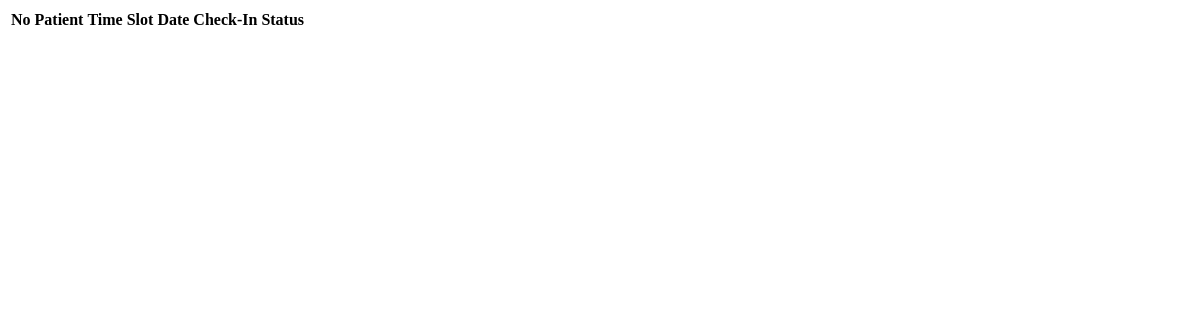
Before: /today_appointment/ (signed in) with the older database file.
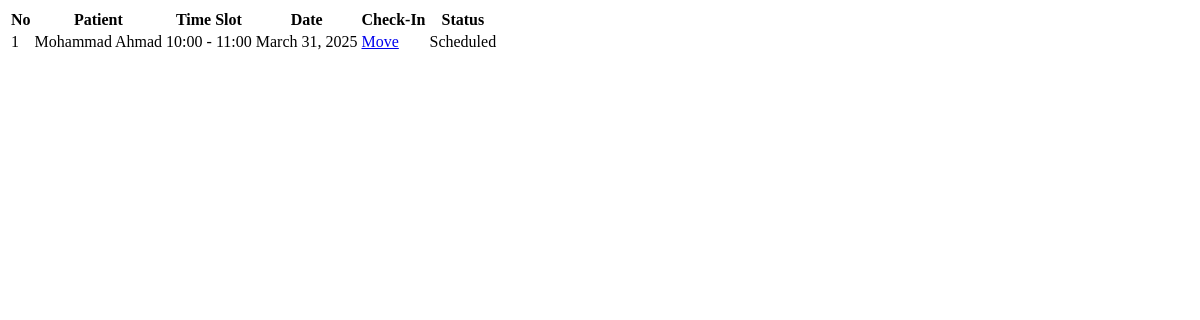
After: the same page with the newer database file.
### clinic/models.py (models this page shows, shortened)
class Appointment(models.Model):
    TIMESLOT_LIST = {
        0: "9:00 - 10:00",
        1: "10:00 - 11:00",
        2: "11:00 - 12:00",
        3: "12:00 - 01:00",
        4: "03:00 - 04:00",
        5: "04:00 - 05:00",
        6: "05:00 - 06:00",
    }
    STATUS_LISTS = {
        1: "Scheduled",
        2: "Completed",
        3: "No Show",
    }
    class Meta:
        unique_together = ["time_slot", "date"]
    patient = models.ForeignKey(Patient, on_delete=models.CASCADE)
    description = models.CharField(max_length=200)
    time_slot = models.IntegerField(choices=TIMESLOT_LIST)
    status = models.IntegerField(choices=STATUS_LISTS, default=1)
    date = models.DateField(default=date.today)

class Patient(models.Model):
    class Meta:
        permissions = [
            ("can_register", "Can register new patient"),
        ]
    title = models.IntegerField(choices=TITLE_CHOICES, default=1, blank=True, null=True)
    first_name = models.CharField(max_length=200)
    last_name = models.CharField(max_length=200)
    ic_number = models.CharField(max_length=12, unique=True)
    email = models.EmailField(max_length=100, null=True, blank=True, unique=True)
    phone_number = models.CharField(max_length=20, unique=True)
    register_date = models.DateTimeField(
        verbose_name="register_date", default=timezone.now
    )

### clinic/views.py (the view)
# urls.py: path("today_appointment/", views.today_appointment, name="today_appointment"),
@login_required
def today_appointment(request):
    today = date.today()
    today_appointment = Appointment.objects.filter(date=today)
    context = {
        "today_appointment" : today_appointment,
    }
    return render(request, "clinic/partials/today_appointment_table.html", context)

### clinic/templates/clinic/partials/today_appointment_table.html
<table class="table table-striped">
    <thead>
        <tr class="table-info">
            <th scope="col">No</th>
            <th scope="col">Patient</th>
            <th scope="col">Time Slot</th>
            <th scope="col">Date</th>
            <th scope="col">Check-In</th>
            <th scope="col">Status</th>
        </tr>
    </thead>
    <tbody>
        {% for appointment in today_appointment %}
        <tr>
            <td>{{ forloop.counter }}</td>
            <td>{{ appointment.patient.first_name }} {{ appointment.patient.last_name }}</td>
            <td>{{ appointment.get_time_slot_display }}</td>
            <td>{{ appointment.date }}</td>
            {% if appointment.get_status_display == "Completed" %}
            <td>
                <a href="{% url 'clinic:move_to_checkin' appointment.pk %}"
                    class="btn btn-success rounded-pill btn-sm disabled">
                    Moved
                </a>
            </td>
            {% else %}
            <td>
                <a href="{% url 'clinic:move_to_checkin' appointment.pk %}" class="btn btn-primary rounded-pill btn-sm">
                    Move
                </a>
            </td>
            {% endif %}
            {% if appointment.get_status_display == "Scheduled" %}
            <td>
                <p class="text-primary">
                    {{ appointment.get_status_display }}
                </p>
            </td>
            {% else %}
            <td>
                <p class="text-success">
                    {{ appointment.get_status_display }}
                </p>
            </td>
            {% endif %}
        </tr>
        {% endfor %}
    </tbody>
</table>

Changed rows visible on the page:
added Appointment: patient.first_name "Mohammad", patient.last_name "Ahmad", time_slot "10:00 - 11:00", date "March 31, 2025", shows "Move", status "Scheduled"
